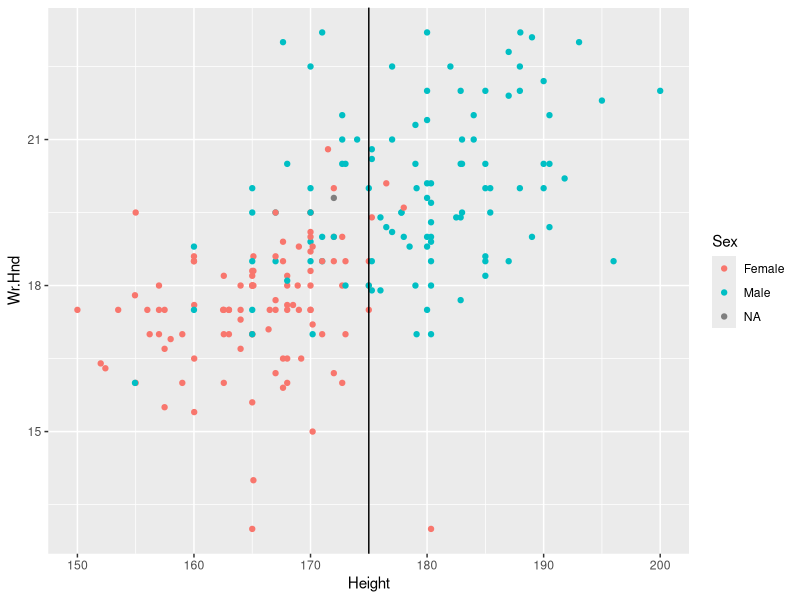
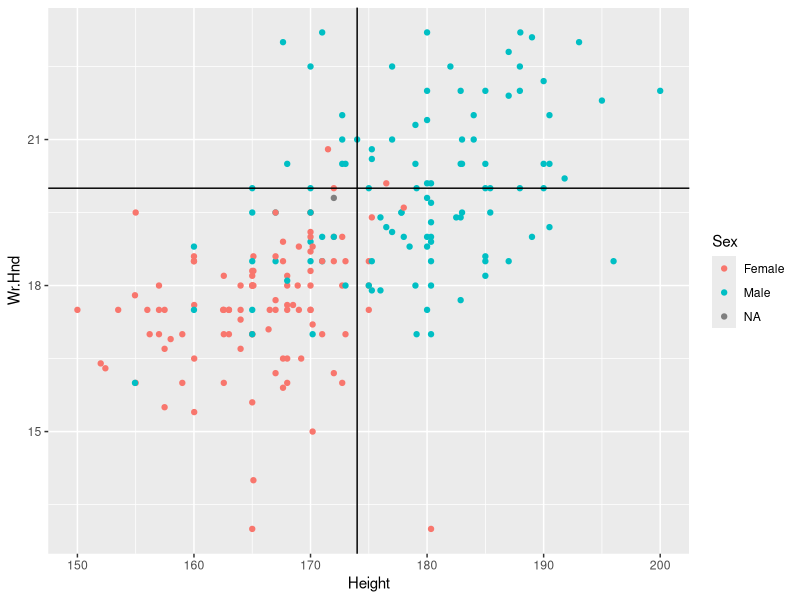

The R source for these figures, in order:
library(dslabs)
library(tidyverse)
library(readr)
#reading the file and creating a plot 
survey <- read_csv("survey.csv")
surveyDF <- as.data.frame(survey)
surveyDF$Sex <- as.factor(surveyDF$Sex)
p <- surveyDF %>% ggplot()
p + geom_point(aes(Height,Wr.Hnd,col = Sex)) +
  geom_vline(xintercept = 175)
surveyDF$predicted <- ifelse(surveyDF$Height < 174,0,1)
surveyDF
T <- table(Predict = surveyDF$predicted,Actual = surveyDF$Sex)
T
T <- as.vector(T)
# Accuracy of the prediction is (num. correctly predicted)/(total)
accuracy <- (T[1]+T[4])/(T[1]+T[2]+T[3]+T[4]) # correct/total
# Sensitivity is Pr(predict 1 given actually 1) = 
sensitivity <- T[4]/(T[3]+T[4])
# Specificity is Pr(predict 0 given actually 0) = 
specificity <- T[1]/(T[1]+T[2])
metric <- c("Accuracy","Sensitivity","Specificity")
value <- c(accuracy,sensitivity,specificity)
data.frame(Metric = metric,Value = round(value,3))
# adding an x-intercept to our original plot
p <- surveyDF %>% ggplot()
p + geom_point(aes(Height,Wr.Hnd,col = Sex)) +
  geom_hline(yintercept= 20)+
  geom_vline(xintercept = 174)
surveyDF$prediction <- ifelse(surveyDF$Height <= 174 & surveyDF$Wr.Hnd <= 20,"Female","Male")
T <- table(Predicted = surveyDF$prediction,Actual=surveyDF$Sex)
T
T <- as.vector(T)
# Accuracy of the prediction is (num. correctly predicted)/(total)
accuracy <- (T[1]+T[4])/(T[1]+T[2]+T[3]+T[4]) # correct/total
# Sensitivity is Pr(predict 1 given actually 1) = 
sensitivity <- T[4]/(T[3]+T[4])
# Specificity is Pr(predict 0 given actually 0) = 
specificity <- T[1]/(T[1]+T[2])
metric <- c("Accuracy","Sensitivity","Specificity")
value <- c(accuracy,sensitivity,specificity)
data.frame(Metric = metric,Value = round(value,3))
